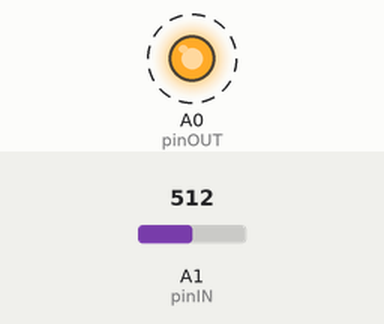
Simulated run of this sketch. Board: Arduino Uno, built with avr-gcc and run on an emulated ATmega328P. Shown: output pins drawn as LEDs (lit = HIGH). Dashed ring = blinking. Inputs (shaded band) come from the test bench; at power-on: A1 (pinIN) = 512. What the sketch prints to the serial monitor is not drawn.

Above: at 0.5 s.
Timing chart, 0 to 5.2 s (numbered marks = the images above):
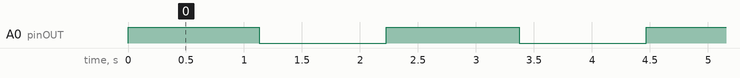

Measured:
- by itself, A0 (pinOUT): alternates HIGH for 1.1 s and LOW for 1.1 s

The sketch:

output_sine_lookup.ino
```cpp
//sine value is read out from precomputed lookup table.
//its amplitude is output as a pwm singal at pinOUT.
//the idea is to low-pass this signal to generate a simulated analog output.
//the output signal should be connected to pinIN after filtering, where it's read in.
//then this value is printed together with the computed value over serial.
//this way both signal can be compared in the arduino plotter.
//don't forget to set the right baud rate !

#define pinOUT A0
#define pinIN A1

int lookup = 0;    //varaible for navigating through the tables

/*
 * generation of lookup values in python:
 * import numpy as np
 * x = np.linspace(0,2*np.pi,513)
 * f1 = np.sin(x[:-1])
 * f2 = np.round((f1+1)*512).astype(int)
 * f3=''
 * for e in f2:
 *   f3+=str(e)+','
 * print(f3)
 */

int sintab2[512] = {512, 518, 525, 531, 537, 543, 550, 556, 562, 568, 575, 581, 587, 593, 600, 606, 612, 618, 624, 630, 636, 642, 649, 655, 661, 667, 673, 679, 684, 690, 696, 702, 708, 714, 719, 725, 731, 737, 742, 748, 753, 759, 764, 770, 775, 781, 786, 791, 796, 802, 807, 812, 817, 822, 827, 832, 837, 842, 846, 851, 856, 860, 865, 870, 874, 878, 883, 887, 891, 896, 900, 904, 908, 912, 916, 919, 923, 927, 931, 934, 938, 941, 945, 948, 951, 954, 957, 961, 964, 966, 969, 972, 975, 977, 980, 983, 985, 987, 990, 992, 994, 996, 998, 1000, 1002, 1004, 1005, 1007, 1009, 1010, 1012, 1013, 1014, 1015, 1016, 1017, 1018, 1019, 1020, 1021, 1022, 1022, 1023, 1023, 1023, 1024, 1024, 1024, 1024, 1024, 1024, 1024, 1023, 1023, 1023, 1022, 1022, 1021, 1020, 1019, 1018, 1017, 1016, 1015, 1014, 1013, 1012, 1010, 1009, 1007, 1005, 1004, 1002, 1000, 998, 996, 994, 992, 990, 987, 985, 983, 980, 977, 975, 972, 969, 966, 964, 961, 957, 954, 951, 948, 945, 941, 938, 934, 931, 927, 923, 919, 916, 912, 908, 904, 900, 896, 891, 887, 883, 878, 874, 870, 865, 860, 856, 851, 846, 842, 837, 832, 827, 822, 817, 812, 807, 802, 796, 791, 786, 781, 775, 770, 764, 759, 753, 748, 742, 737, 731, 725, 719, 714, 708, 702, 696, 690, 684, 679, 673, 667, 661, 655, 649, 642, 636, 630, 624, 618, 612, 606, 600, 593, 587, 581, 575, 568, 562, 556, 550, 543, 537, 531, 525, 518, 512, 506, 499, 493, 487, 481, 474, 468, 462, 456, 449, 443, 437, 431, 424, 418, 412, 406, 400, 394, 388, 382, 375, 369, 363, 357, 351, 345, 340, 334, 328, 322, 316, 310, 305, 299, 293, 287, 282, 276, 271, 265, 260, 254, 249, 243, 238, 233, 228, 222, 217, 212, 207, 202, 197, 192, 187, 182, 178, 173, 168, 164, 159, 154, 150, 146, 141, 137, 133, 128, 124, 120, 116, 112, 108, 105, 101, 97, 93, 90, 86, 83, 79, 76, 73, 70, 67, 63, 60, 58, 55, 52, 49, 47, 44, 41, 39, 37, 34, 32, 30, 28, 26, 24, 22, 20, 19, 17, 15, 14, 12, 11, 10, 9, 8, 7, 6, 5, 4, 3, 2, 2, 1, 1, 1, 0, 0, 0, 0, 0, 0, 0, 1, 1, 1, 2, 2, 3, 4, 5, 6, 7, 8, 9, 10, 11, 12, 14, 15, 17, 19, 20, 22, 24, 26, 28, 30, 32, 34, 37, 39, 41, 44, 47, 49, 52, 55, 58, 60, 63, 67, 70, 73, 76, 79, 83, 86, 90, 93, 97, 101, 105, 108, 112, 116, 120, 124, 128, 133, 137, 141, 146, 150, 154, 159, 164, 168, 173, 178, 182, 187, 192, 197, 202, 207, 212, 217, 222, 228, 233, 238, 243, 249, 254, 260, 265, 271, 276, 282, 287, 293, 299, 305, 310, 316, 322, 328, 334, 340, 345, 351, 357, 363, 369, 375, 382, 388, 394, 400, 406, 412, 418, 424, 431, 437, 443, 449, 456, 462, 468, 474, 481, 487, 493, 499, 506};

void setup()
{
  Serial.begin(38400);
  pinMode(pinOUT, OUTPUT);
  digitalWrite(pinOUT, LOW);
  pinMode(pinIN, INPUT);
}

void loop()
{
  int var = sintab2[lookup];
  analogWrite(pinOUT, var>>2);
  int sensorValue1 = analogRead(pinIN);
  Serial.print(sensorValue1);
  Serial.print(" ");
  Serial.print(var);
  Serial.print(" ");
  Serial.print(0);  // To freeze the lower limit
  Serial.print(" ");
  Serial.print(1023);  // To freeze the upper limit
  Serial.print(" ");
  Serial.println();

  lookup = (lookup + 1) & 511;
}
```
